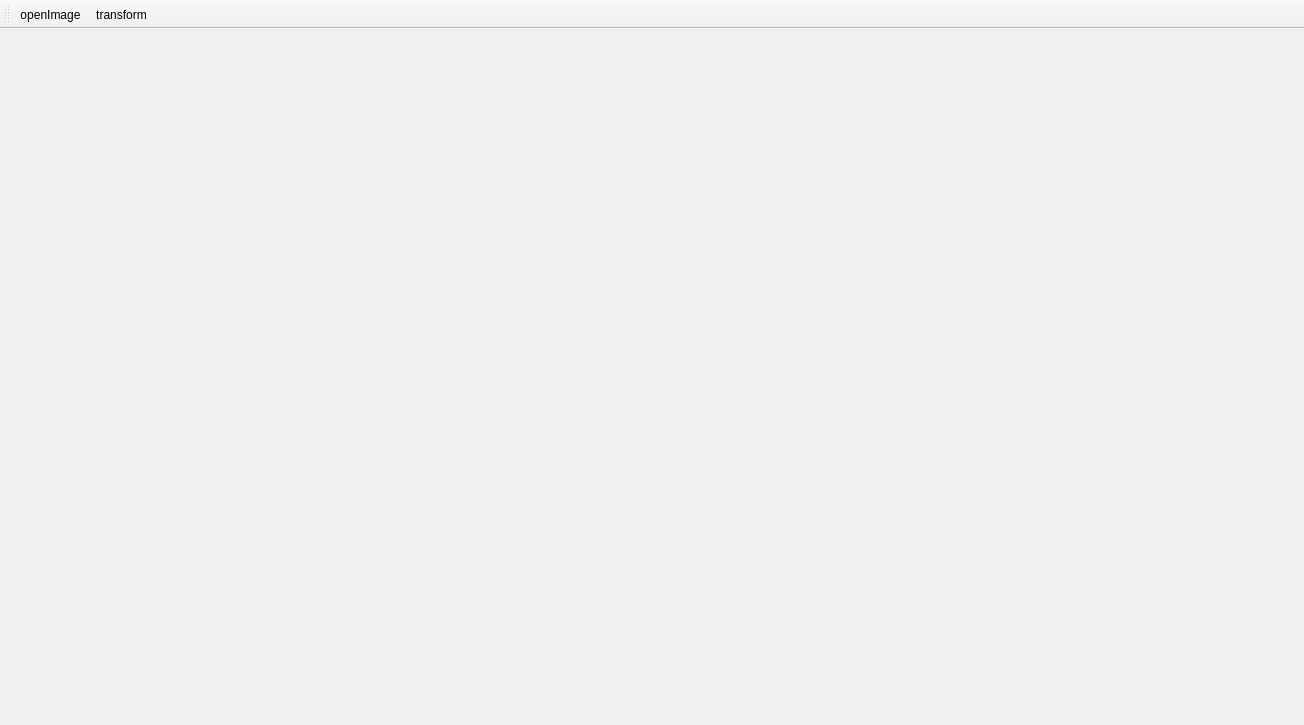
<?xml version="1.0" encoding="UTF-8"?>
<ui version="4.0">
 <class>TriangleTransformClass</class>
 <widget class="QMainWindow" name="TriangleTransformClass">
  <property name="geometry">
   <rect>
    <x>0</x>
    <y>0</y>
    <width>1304</width>
    <height>725</height>
   </rect>
  </property>
  <property name="windowTitle">
   <string>TriangleTransform</string>
  </property>
  <widget class="QWidget" name="centralWidget">
   <layout class="QHBoxLayout" name="horizontalLayout_2"/>
  </widget>
  <widget class="QMenuBar" name="menuBar">
   <property name="geometry">
    <rect>
     <x>0</x>
     <y>0</y>
     <width>1304</width>
     <height>23</height>
    </rect>
   </property>
  </widget>
  <widget class="QToolBar" name="mainToolBar">
   <attribute name="toolBarArea">
    <enum>TopToolBarArea</enum>
   </attribute>
   <attribute name="toolBarBreak">
    <bool>false</bool>
   </attribute>
   <addaction name="actionOpenImage"/>
   <addaction name="actionTransform"/>
  </widget>
  <action name="actionOpenImage">
   <property name="text">
    <string>openImage</string>
   </property>
  </action>
  <action name="actionTransform">
   <property name="text">
    <string>transform</string>
   </property>
  </action>
 </widget>
 <layoutdefault spacing="6" margin="11"/>
 <resources>
  <include location="triangletransform.qrc"/>
 </resources>
 <connections/>
</ui>
